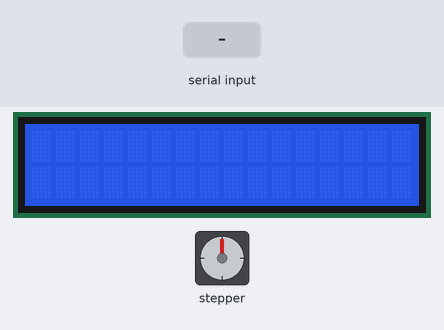
This sketch was run on a simulated Arduino Uno, built with avr-gcc and run on an emulated ATmega328P. Parts: 16×2 character LCD, stepper motor. The test bench sets the inputs (shaded band). Stepper angles assume 52 steps per turn; what the sketch prints to the serial monitor is not drawn.

Above: at 1.2 s.
1.3 s: "90,45\n" received over Serial
At 3.6 s:
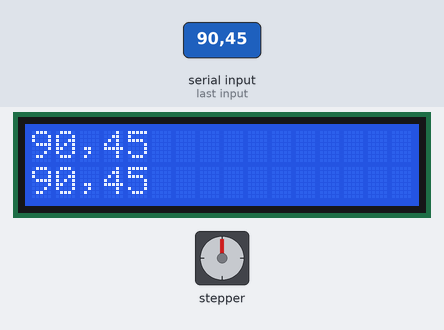
4.8 s: "$" received over Serial
At 5.95 s:
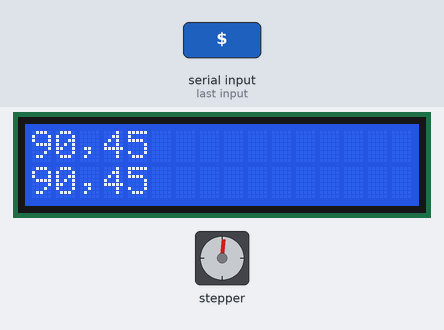
At 6.57 s:
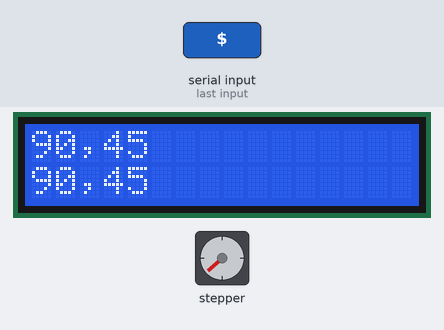
8.2 s: "#" received over Serial
11.8 s: "2\n" received over Serial
14.3 s: "$" received over the second serial link
17.6 s: "5\n" received over Serial
At 23.9 s:
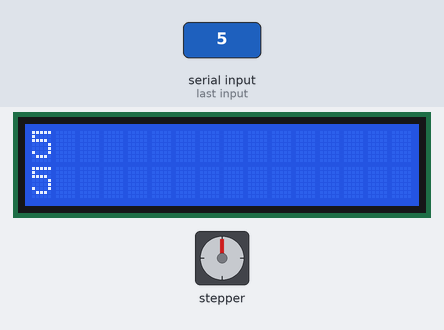
Timing chart, 0 to 24.4 s (numbered marks = the images above; inputs shaded):
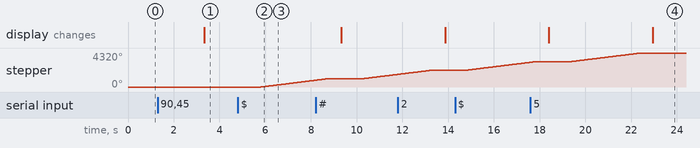

The sketch:

Sub-Controller.ino
```cpp
// Arduino Uno (Sub Controller part)
// 1. UART communication with Main-Controller   [Done]
// 2. UART communication with NodeMCU           [Done]
// 3. 1602 LCD Display                          [Done]
// 4. Stepper motor control                     [Done]
#include <SoftwareSerial.h>
#include <LiquidCrystal_I2C.h>
#include <Stepper.h>

// sda = a4
// scl = a5
// mega(tx1) = 4
// mega(rx1) = 5

LiquidCrystal_I2C lcd(0x27, 16, 2); // (address, column, row)
String serialRead;

SoftwareSerial fromMain(4, 5);
//SoftwareSerial fromNodeMCU(7, 8); // 이유는 모르겠지만 이렇게 하면 fromMain이 작동하지 않음

const int stepsPerRevolution = 52;
Stepper myStepper(stepsPerRevolution, 8, 9, 10, 11);

int motorControl = 0;
String read_data, temperature, weather_info;

int ClothSectionType;
int CurrentSectionType;

void setup() {
    Serial.begin(9600);
    fromMain.begin(9600);
    //fromNodeMCU.begin(9600);

    lcd.init();
    lcd.backlight();

    myStepper.setSpeed(60);

    ClothSectionType = -1;
    CurrentSectionType = 0; // 현재 옷 구역을 0 (여름 옷 구역)으로 초기화
}

unsigned long fromMain_prev = 0;            // millis 함수을 위한 변수
unsigned long delay_val = 2000;
unsigned long LCD_prev = 0;

void loop() {
    // 날씨 정보 받아오는 루틴
    unsigned long LCD_now = millis();
    read_data = Serial.readString();
    if(read_data.length()){
        int i = read_data.indexOf("$");
        int j = read_data.indexOf("#");
        temperature = read_data.substring(0, i);
        weather_info = read_data.substring(i + 1, j);

        Serial.print("Temperature: ");
        Serial.println(temperature);
        Serial.print("Weather Info: ");
        Serial.println(weather_info);

        //int k = temperature.indexOf(".");
        /*temperature = temperature.substring(0, temperature.indexOf("."));
        // 소수점 버리고 정수형으로만 자르기*/
        int intTemp = temperature.toInt();

        //Serial.println(intTemp);

        // 기온 상태에 따라 옷장 회전
        if(intTemp > 24){ // 여름 옷 구역
            ClothSectionType = 0;
        }
        else if(intTemp > 16 && intTemp <= 24){ // 봄 옷 구역 (봄/가을 얇은 옷 구역)
            ClothSectionType = 1;
        }
        else if(intTemp > 9 && intTemp <= 16){ // 가을 옷 구역 (봄/가을 두꺼운 옷 구역)
            ClothSectionType = 2;
        }
        else { // 겨울 옷 구역
            ClothSectionType = 3;
        }

        // 현재 옷 구역과 추천 옷 구역이 다른 경우, 옷장을 회전한다.
        if(ClothSectionType != -1/* && intTemp != 0*/){
            if(ClothSectionType != CurrentSectionType){
                myStepper.step((ClothSectionType - CurrentSectionType) * stepsPerRevolution);
                delay(500);
            }
        }
    }

    if(LCD_now - LCD_prev >= delay_val) { // 일정 주기로 LCD에 write
        LCD_prev = LCD_now;

        lcd.clear();
        lcd.setCursor(0, 0);
        lcd.print(temperature);

        lcd.setCursor(0, 1);
        lcd.print(weather_info);
    }

    // 스텝 모터 제어 루틴
    if(fromMain.available()){ // 비동기 통신 (UART) 활성화
        // Mega2560 보드로부터 모터 제어 데이터를 수신하고, 그에 따라 스텝 모터를 회전
        motorControl = fromMain.read();
        Serial.println(motorControl);

        if(motorControl == 2){
            myStepper.step(-stepsPerRevolution);
            delay(500);
            motorControl = 0;
        }
        else if(motorControl == 5){
            myStepper.step(stepsPerRevolution);
            delay(500);
            motorControl = 0;
        }
    }

    // 현재 처리한 데이터를 Mega2560 보드로 전송
    unsigned long fromMain_now = millis();
    if(fromMain_now - fromMain_prev >= delay_val) {
        fromMain_prev = fromMain_now;
        fromMain.println(read_data);
        Serial.println("transmit ! ");
    }

    //delay(50);
    /*myStepper.step(stepsPerRevolution);
    delay(500);*/
}
```

Measured:
- after the input at 1.3 s, the display: changes after 2.0 s (image 1)
- after the input at 4.8 s, stepper: keeps turning clockwise at about 360°/s, starting after 1.0 s
- after the input at 17.6 s, the display: first differs from a run without the input after 5.3 s (image 4)
